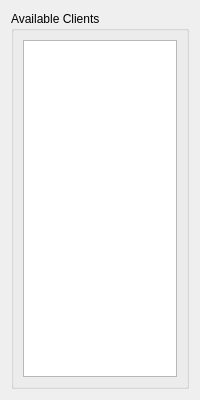
<?xml version="1.0" encoding="UTF-8"?>
<ui version="4.0">
 <class>AvailableClientsForm</class>
 <widget class="QWidget" name="AvailableClientsForm">
  <property name="geometry">
   <rect>
    <x>0</x>
    <y>0</y>
    <width>200</width>
    <height>400</height>
   </rect>
  </property>
  <layout class="QVBoxLayout" name="rootLayout">
   <item>
    <widget class="QGroupBox" name="availableClientsGroup">
     <property name="title">
      <string>Available Clients</string>
     </property>
     <layout class="QVBoxLayout" name="availableLayout">
      <item>
       <widget class="QListWidget" name="availableList">
        <property name="selectionMode">
         <enum>QAbstractItemView::NoSelection</enum>
        </property>
       </widget>
      </item>
     </layout>
    </widget>
   </item>
  </layout>
 </widget>
 <resources/>
 <connections/>
</ui>
